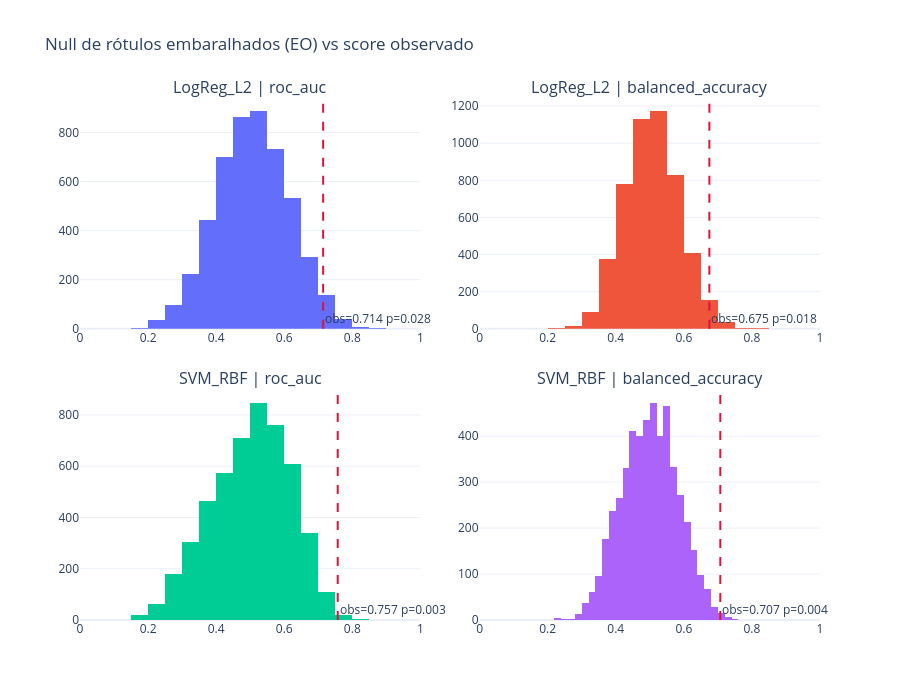

Source (notebook cell):
### Markdown cell above
### Histogramas da distribuição nula

### Code cell
fig = make_subplots(
    rows=len(CANDIDATE_MODELS),
    cols=len(PERM_METRICS),
    subplot_titles=[
        f"{m} | {metric}" for m in CANDIDATE_MODELS for metric in PERM_METRICS
    ],
    vertical_spacing=0.12,
    horizontal_spacing=0.08,
)

for i, name in enumerate(CANDIDATE_MODELS):
    for j, metric in enumerate(PERM_METRICS):
        null = null_store[name][metric]
        obs = float(
            df_perm.loc[
                (df_perm["model"] == name) & (df_perm["metric"] == metric),
                "observed",
            ].iloc[0]
        )
        p = float(
            df_perm.loc[
                (df_perm["model"] == name) & (df_perm["metric"] == metric),
                "p",
            ].iloc[0]
        )
        fig.add_trace(
            go.Histogram(x=null, nbinsx=30, name=f"{name}-{metric}", showlegend=False),
            row=i + 1,
            col=j + 1,
        )
        fig.add_vline(
            x=obs,
            line_dash="dash",
            line_color="crimson",
            annotation_text=f"obs={obs:.3f} p={p:.3f}",
            annotation_position="bottom right",
            row=i + 1,
            col=j + 1,
        )

fig.update_layout(
    height=700,
    title_text="Null de rótulos embaralhados (EO) vs score observado",
    template="plotly_white",
    hovermode=False,
)
fig.update_xaxes(range=[0, 1])
fig.show(config={"displayModeBar": False, "staticPlot": False})

### Figure 1 — Plotly figure (JSON) as saved in the notebook; plotly's stock layout.template omitted (floating-point values rounded to 4 significant figures; data arrays with more than 128 entries replaced by an {"elided": "..."} marker saying what was removed)
{"data": [{"name": "LogReg_L2-roc_auc", "nbinsx": 30, "showlegend": false, "type": "histogram", "x": {"elided": "5000 float values"}, "xaxis": "x", "yaxis": "y"}, {"name": "LogReg_L2-balanced_accuracy", "nbinsx": 30, "showlegend": false, "type": "histogram", "x": {"elided": "5000 float values"}, "xaxis": "x2", "yaxis": "y2"}, {"name": "SVM_RBF-roc_auc", "nbinsx": 30, "showlegend": false, "type": "histogram", "x": {"elided": "5000 float values"}, "xaxis": "x3", "yaxis": "y3"}, {"name": "SVM_RBF-balanced_accuracy", "nbinsx": 30, "showlegend": false, "type": "histogram", "x": {"elided": "5000 float values"}, "xaxis": "x4", "yaxis": "y4"}], "layout": {"annotations": [{"font": {"size": 16}, "showarrow": false, "text": "LogReg_L2 | roc_auc", "x": 0.23, "xanchor": "center", "xref": "paper", "y": 1, "yanchor": "bottom", "yref": "paper"}, {"font": {"size": 16}, "showarrow": false, "text": "LogReg_L2 | balanced_accuracy", "x": 0.77, "xanchor": "center", "xref": "paper", "y": 1, "yanchor": "bottom", "yref": "paper"}, {"font": {"size": 16}, "showarrow": false, "text": "SVM_RBF | roc_auc", "x": 0.23, "xanchor": "center", "xref": "paper", "y": 0.44, "yanchor": "bottom", "yref": "paper"}, {"font": {"size": 16}, "showarrow": false, "text": "SVM_RBF | balanced_accuracy", "x": 0.77, "xanchor": "center", "xref": "paper", "y": 0.44, "yanchor": "bottom", "yref": "paper"}, {"showarrow": false, "text": "obs=0.714 p=0.028", "x": 0.7143, "xanchor": "left", "xref": "x", "y": 0, "yanchor": "bottom", "yref": "y domain"}, {"showarrow": false, "text": "obs=0.675 p=0.018", "x": 0.675, "xanchor": "left", "xref": "x2", "y": 0, "yanchor": "bottom", "yref": "y2 domain"}, {"showarrow": false, "text": "obs=0.757 p=0.003", "x": 0.7571, "xanchor": "left", "xref": "x3", "y": 0, "yanchor": "bottom", "yref": "y3 domain"}, {"showarrow": false, "text": "obs=0.707 p=0.004", "x": 0.7071, "xanchor": "left", "xref": "x4", "y": 0, "yanchor": "bottom", "yref": "y4 domain"}], "height": 700, "hovermode": false, "shapes": [{"line": {"color": "crimson", "dash": "dash"}, "type": "line", "x0": 0.7143, "x1": 0.7143, "xref": "x", "y0": 0, "y1": 1, "yref": "y domain"}, {"line": {"color": "crimson", "dash": "dash"}, "type": "line", "x0": 0.675, "x1": 0.675, "xref": "x2", "y0": 0, "y1": 1, "yref": "y2 domain"}, {"line": {"color": "crimson", "dash": "dash"}, "type": "line", "x0": 0.7571, "x1": 0.7571, "xref": "x3", "y0": 0, "y1": 1, "yref": "y3 domain"}, {"line": {"color": "crimson", "dash": "dash"}, "type": "line", "x0": 0.7071, "x1": 0.7071, "xref": "x4", "y0": 0, "y1": 1, "yref": "y4 domain"}], "title": {"text": "Null de rótulos embaralhados (EO) vs score observado"}, "xaxis": {"anchor": "y", "domain": [0, 0.46], "range": [0, 1]}, "xaxis2": {"anchor": "y2", "domain": [0.54, 1], "range": [0, 1]}, "xaxis3": {"anchor": "y3", "domain": [0, 0.46], "range": [0, 1]}, "xaxis4": {"anchor": "y4", "domain": [0.54, 1], "range": [0, 1]}, "yaxis": {"anchor": "x", "domain": [0.56, 1]}, "yaxis2": {"anchor": "x2", "domain": [0.56, 1]}, "yaxis3": {"anchor": "x3", "domain": [0, 0.44]}, "yaxis4": {"anchor": "x4", "domain": [0, 0.44]}}}
